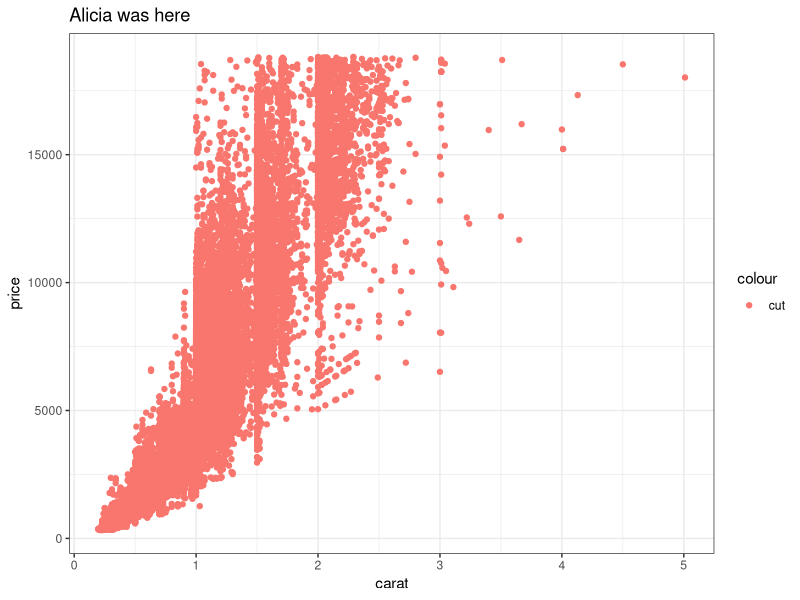
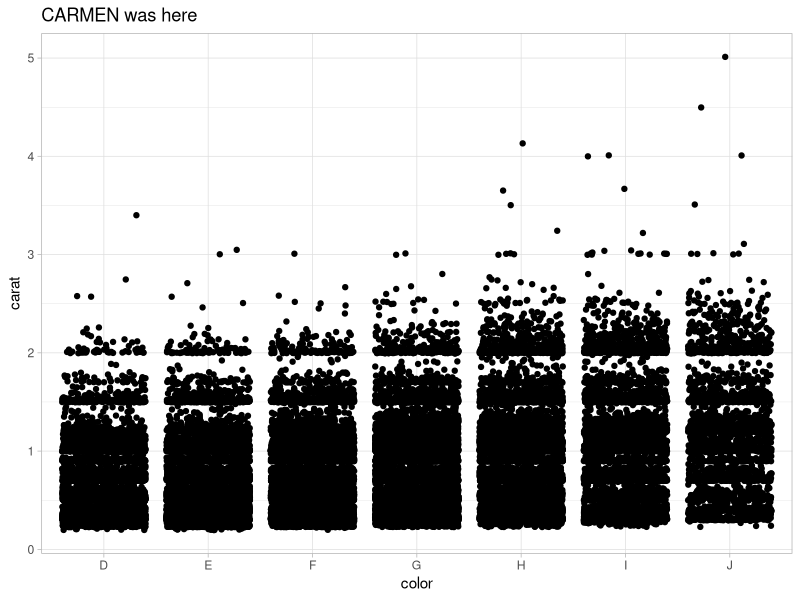
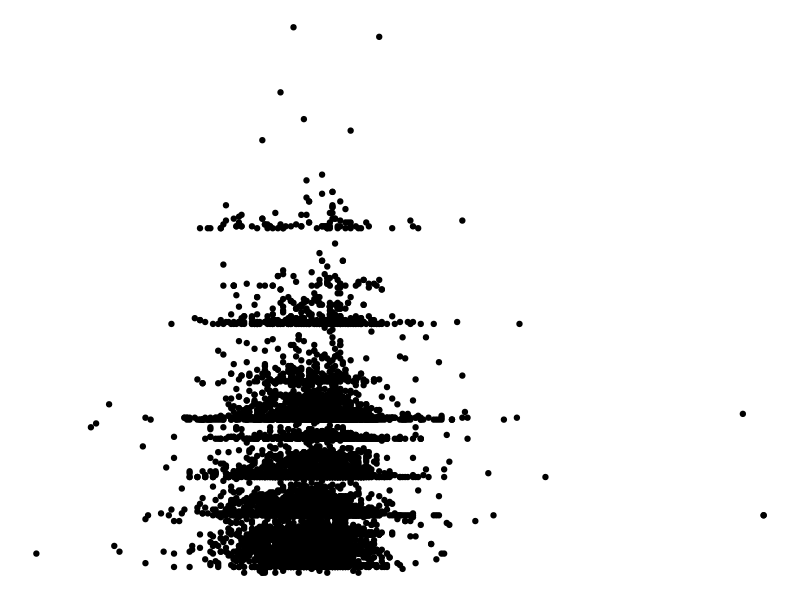

R code for these plots, in order:
## ---- chunk 1
knitr::opts_chunk$set(echo = TRUE)
library(tidyverse)
## ---- chunk 2
# Partner 1: 
# Run the code below to see the original graph
# Change the code below to make the point color change based on 'cut', and update the theme to theme_bw(). Update the title to include your first name. 

ggplot(data = diamonds, aes(x = carat, y = price)) +
  geom_point(aes(color = "cut")) +
  theme_bw() +
  labs(title = "Alicia was here")
## ---- chunk 3
# Partner 2: 
# Run the code below to see the original graph
# Change the code below to make the geom a geom_jitter, and update the theme to theme_light. Update the title to include your first name. 

ggplot(data = diamonds, aes(x = color, y = carat)) +
  geom_jitter() +
  theme_light() +
  labs(title = "CARMEN was here")
## ---- chunk 4
# BREAK IT!

ggplot(data = diamonds %>% filter(color=="E"), aes(x = depth, y = carat)) +
  geom_point() +
  theme_void()

hi <- 10 - 10 + 10 - 10
## ---- chunk 5
